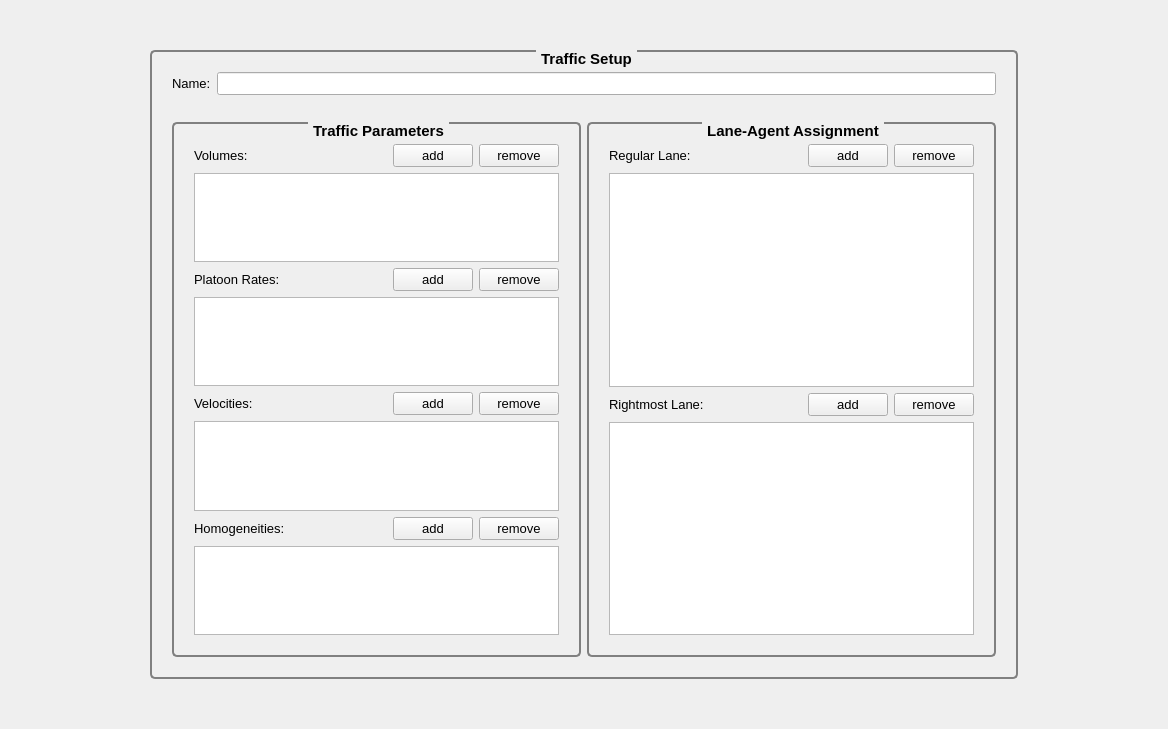
<?xml version="1.0" encoding="UTF-8"?>
<ui version="4.0">
 <class>TrafficView</class>
 <widget class="QWidget" name="TrafficView">
  <property name="geometry">
   <rect>
    <x>0</x>
    <y>0</y>
    <width>1168</width>
    <height>729</height>
   </rect>
  </property>
  <property name="windowTitle">
   <string>Form</string>
  </property>
  <property name="styleSheet">
   <string notr="true">QGroupBox{border:2px solid gray;border-radius:5px;margin-top: 4ex;} QGroupBox::title{subcontrol-origin: margin;subcontrol-position:top center;padding:0 3px;}</string>
  </property>
  <property name="locale">
   <locale language="C" country="AnyCountry"/>
  </property>
  <layout class="QVBoxLayout" name="verticalLayout" stretch="0">
   <property name="sizeConstraint">
    <enum>QLayout::SetDefaultConstraint</enum>
   </property>
   <property name="leftMargin">
    <number>150</number>
   </property>
   <property name="topMargin">
    <number>50</number>
   </property>
   <property name="rightMargin">
    <number>150</number>
   </property>
   <property name="bottomMargin">
    <number>50</number>
   </property>
   <item>
    <widget class="QGroupBox" name="groupBox">
     <property name="font">
      <font>
       <pointsize>11</pointsize>
       <weight>75</weight>
       <bold>true</bold>
      </font>
     </property>
     <property name="title">
      <string>Traffic Setup</string>
     </property>
     <property name="alignment">
      <set>Qt::AlignCenter</set>
     </property>
     <layout class="QGridLayout" name="gridLayout">
      <property name="leftMargin">
       <number>20</number>
      </property>
      <property name="topMargin">
       <number>20</number>
      </property>
      <property name="rightMargin">
       <number>20</number>
      </property>
      <property name="bottomMargin">
       <number>20</number>
      </property>
      <item row="2" column="0">
       <widget class="QGroupBox" name="ParameterBox">
        <property name="sizePolicy">
         <sizepolicy hsizetype="Preferred" vsizetype="Expanding">
          <horstretch>0</horstretch>
          <verstretch>0</verstretch>
         </sizepolicy>
        </property>
        <property name="font">
         <font>
          <pointsize>11</pointsize>
          <weight>75</weight>
          <bold>true</bold>
         </font>
        </property>
        <property name="title">
         <string>Traffic Parameters</string>
        </property>
        <property name="alignment">
         <set>Qt::AlignCenter</set>
        </property>
        <layout class="QFormLayout" name="formLayout_2">
         <property name="leftMargin">
          <number>20</number>
         </property>
         <property name="topMargin">
          <number>20</number>
         </property>
         <property name="rightMargin">
          <number>20</number>
         </property>
         <property name="bottomMargin">
          <number>20</number>
         </property>
         <item row="0" column="0">
          <widget class="QLabel" name="Volumes">
           <property name="font">
            <font>
             <pointsize>10</pointsize>
             <weight>50</weight>
             <bold>false</bold>
            </font>
           </property>
           <property name="text">
            <string>Volumes:</string>
           </property>
          </widget>
         </item>
         <item row="0" column="1">
          <layout class="QHBoxLayout" name="horizontalLayout">
           <item>
            <spacer name="horizontalSpacer">
             <property name="orientation">
              <enum>Qt::Horizontal</enum>
             </property>
             <property name="sizeHint" stdset="0">
              <size>
               <width>40</width>
               <height>20</height>
              </size>
             </property>
            </spacer>
           </item>
           <item>
            <widget class="QLabel" name="Volume_ProbabilityError">
             <property name="font">
              <font>
               <pointsize>10</pointsize>
               <weight>75</weight>
               <bold>true</bold>
              </font>
             </property>
             <property name="styleSheet">
              <string notr="true">QLabel { color: red; } </string>
             </property>
             <property name="text">
              <string/>
             </property>
            </widget>
           </item>
           <item>
            <widget class="QPushButton" name="addVolume">
             <property name="font">
              <font>
               <pointsize>10</pointsize>
               <weight>50</weight>
               <bold>false</bold>
              </font>
             </property>
             <property name="text">
              <string>add</string>
             </property>
            </widget>
           </item>
           <item>
            <widget class="QPushButton" name="removeVolume">
             <property name="font">
              <font>
               <pointsize>10</pointsize>
               <weight>50</weight>
               <bold>false</bold>
              </font>
             </property>
             <property name="text">
              <string>remove</string>
             </property>
            </widget>
           </item>
          </layout>
         </item>
         <item row="1" column="0" colspan="2">
          <widget class="QTableView" name="VolumesView">
           <attribute name="horizontalHeaderStretchLastSection">
            <bool>true</bool>
           </attribute>
          </widget>
         </item>
         <item row="2" column="0">
          <widget class="QLabel" name="PlatoonRates">
           <property name="font">
            <font>
             <pointsize>10</pointsize>
             <weight>50</weight>
             <bold>false</bold>
            </font>
           </property>
           <property name="text">
            <string>Platoon Rates:</string>
           </property>
          </widget>
         </item>
         <item row="2" column="1">
          <layout class="QHBoxLayout" name="horizontalLayout_2">
           <item>
            <spacer name="horizontalSpacer_2">
             <property name="orientation">
              <enum>Qt::Horizontal</enum>
             </property>
             <property name="sizeHint" stdset="0">
              <size>
               <width>40</width>
               <height>20</height>
              </size>
             </property>
            </spacer>
           </item>
           <item>
            <widget class="QLabel" name="PlatoonRate_ProbabilityError">
             <property name="font">
              <font>
               <pointsize>10</pointsize>
               <weight>75</weight>
               <bold>true</bold>
              </font>
             </property>
             <property name="styleSheet">
              <string notr="true">QLabel { color: red; } </string>
             </property>
             <property name="text">
              <string/>
             </property>
            </widget>
           </item>
           <item>
            <widget class="QPushButton" name="addPlatoonRate">
             <property name="font">
              <font>
               <pointsize>10</pointsize>
               <weight>50</weight>
               <bold>false</bold>
              </font>
             </property>
             <property name="text">
              <string>add</string>
             </property>
            </widget>
           </item>
           <item>
            <widget class="QPushButton" name="removePlatoonRate">
             <property name="font">
              <font>
               <pointsize>10</pointsize>
               <weight>50</weight>
               <bold>false</bold>
              </font>
             </property>
             <property name="text">
              <string>remove</string>
             </property>
            </widget>
           </item>
          </layout>
         </item>
         <item row="3" column="0" colspan="2">
          <widget class="QTableView" name="PlatoonRatesView">
           <attribute name="horizontalHeaderStretchLastSection">
            <bool>true</bool>
           </attribute>
          </widget>
         </item>
         <item row="4" column="0">
          <widget class="QLabel" name="Velocities">
           <property name="font">
            <font>
             <pointsize>10</pointsize>
             <weight>50</weight>
             <bold>false</bold>
            </font>
           </property>
           <property name="text">
            <string>Velocities:</string>
           </property>
          </widget>
         </item>
         <item row="4" column="1">
          <layout class="QHBoxLayout" name="horizontalLayout_3">
           <item>
            <spacer name="horizontalSpacer_3">
             <property name="orientation">
              <enum>Qt::Horizontal</enum>
             </property>
             <property name="sizeHint" stdset="0">
              <size>
               <width>40</width>
               <height>20</height>
              </size>
             </property>
            </spacer>
           </item>
           <item>
            <widget class="QLabel" name="Velocity_ProbabilityError">
             <property name="font">
              <font>
               <pointsize>10</pointsize>
               <weight>75</weight>
               <bold>true</bold>
              </font>
             </property>
             <property name="styleSheet">
              <string notr="true">QLabel { color: red; } </string>
             </property>
             <property name="text">
              <string/>
             </property>
            </widget>
           </item>
           <item>
            <widget class="QPushButton" name="addVelocity">
             <property name="font">
              <font>
               <pointsize>10</pointsize>
               <weight>50</weight>
               <bold>false</bold>
              </font>
             </property>
             <property name="text">
              <string>add</string>
             </property>
            </widget>
           </item>
           <item>
            <widget class="QPushButton" name="removeVelocity">
             <property name="font">
              <font>
               <pointsize>10</pointsize>
               <weight>50</weight>
               <bold>false</bold>
              </font>
             </property>
             <property name="text">
              <string>remove</string>
             </property>
            </widget>
           </item>
          </layout>
         </item>
         <item row="5" column="0" colspan="2">
          <widget class="QTableView" name="VelocitiesView">
           <attribute name="horizontalHeaderStretchLastSection">
            <bool>true</bool>
           </attribute>
          </widget>
         </item>
         <item row="6" column="0">
          <widget class="QLabel" name="Homogeneities">
           <property name="font">
            <font>
             <pointsize>10</pointsize>
             <weight>50</weight>
             <bold>false</bold>
            </font>
           </property>
           <property name="text">
            <string>Homogeneities:</string>
           </property>
          </widget>
         </item>
         <item row="6" column="1">
          <layout class="QHBoxLayout" name="horizontalLayout_5">
           <item>
            <spacer name="horizontalSpacer_4">
             <property name="orientation">
              <enum>Qt::Horizontal</enum>
             </property>
             <property name="sizeHint" stdset="0">
              <size>
               <width>40</width>
               <height>20</height>
              </size>
             </property>
            </spacer>
           </item>
           <item>
            <widget class="QLabel" name="Homogeneity_ProbabilityError">
             <property name="font">
              <font>
               <pointsize>10</pointsize>
               <weight>75</weight>
               <bold>true</bold>
              </font>
             </property>
             <property name="styleSheet">
              <string notr="true">QLabel { color: red; } </string>
             </property>
             <property name="text">
              <string/>
             </property>
            </widget>
           </item>
           <item>
            <widget class="QPushButton" name="addHomogeneity">
             <property name="font">
              <font>
               <pointsize>10</pointsize>
               <weight>50</weight>
               <bold>false</bold>
              </font>
             </property>
             <property name="text">
              <string>add</string>
             </property>
            </widget>
           </item>
           <item>
            <widget class="QPushButton" name="removeHomogeneity">
             <property name="font">
              <font>
               <pointsize>10</pointsize>
               <weight>50</weight>
               <bold>false</bold>
              </font>
             </property>
             <property name="text">
              <string>remove</string>
             </property>
            </widget>
           </item>
          </layout>
         </item>
         <item row="7" column="0" colspan="2">
          <widget class="QTableView" name="HomogeneitiesView">
           <attribute name="horizontalHeaderStretchLastSection">
            <bool>true</bool>
           </attribute>
          </widget>
         </item>
        </layout>
       </widget>
      </item>
      <item row="0" column="0" colspan="2">
       <layout class="QFormLayout" name="formLayout">
        <property name="fieldGrowthPolicy">
         <enum>QFormLayout::ExpandingFieldsGrow</enum>
        </property>
        <property name="rowWrapPolicy">
         <enum>QFormLayout::DontWrapRows</enum>
        </property>
        <property name="formAlignment">
         <set>Qt::AlignLeading|Qt::AlignLeft|Qt::AlignTop</set>
        </property>
        <property name="leftMargin">
         <number>0</number>
        </property>
        <property name="topMargin">
         <number>0</number>
        </property>
        <property name="rightMargin">
         <number>0</number>
        </property>
        <property name="bottomMargin">
         <number>0</number>
        </property>
        <item row="0" column="0">
         <widget class="QLabel" name="Name">
          <property name="font">
           <font>
            <pointsize>10</pointsize>
            <weight>50</weight>
            <bold>false</bold>
           </font>
          </property>
          <property name="text">
           <string>Name:</string>
          </property>
         </widget>
        </item>
        <item row="0" column="1">
         <widget class="QLineEdit" name="NameEdit">
          <property name="font">
           <font>
            <pointsize>10</pointsize>
            <weight>50</weight>
            <bold>false</bold>
           </font>
          </property>
         </widget>
        </item>
       </layout>
      </item>
      <item row="2" column="1">
       <widget class="QGroupBox" name="AgentBox">
        <property name="sizePolicy">
         <sizepolicy hsizetype="Preferred" vsizetype="Expanding">
          <horstretch>0</horstretch>
          <verstretch>0</verstretch>
         </sizepolicy>
        </property>
        <property name="font">
         <font>
          <pointsize>11</pointsize>
          <weight>75</weight>
          <bold>true</bold>
         </font>
        </property>
        <property name="title">
         <string>Lane-Agent Assignment</string>
        </property>
        <property name="alignment">
         <set>Qt::AlignCenter</set>
        </property>
        <layout class="QFormLayout" name="formLayout_3">
         <property name="leftMargin">
          <number>20</number>
         </property>
         <property name="topMargin">
          <number>20</number>
         </property>
         <property name="rightMargin">
          <number>20</number>
         </property>
         <property name="bottomMargin">
          <number>20</number>
         </property>
         <item row="0" column="0">
          <widget class="QLabel" name="RegularLaneAgents">
           <property name="font">
            <font>
             <pointsize>10</pointsize>
             <weight>50</weight>
             <bold>false</bold>
            </font>
           </property>
           <property name="text">
            <string>Regular Lane:</string>
           </property>
          </widget>
         </item>
         <item row="0" column="1">
          <layout class="QHBoxLayout" name="horizontalLayout_6">
           <item>
            <spacer name="horizontalSpacer_5">
             <property name="orientation">
              <enum>Qt::Horizontal</enum>
             </property>
             <property name="sizeHint" stdset="0">
              <size>
               <width>40</width>
               <height>20</height>
              </size>
             </property>
            </spacer>
           </item>
           <item>
            <widget class="QLabel" name="RegularLane_ProbabilityError">
             <property name="font">
              <font>
               <pointsize>10</pointsize>
               <weight>75</weight>
               <bold>true</bold>
              </font>
             </property>
             <property name="styleSheet">
              <string notr="true">QLabel { color: red; } </string>
             </property>
             <property name="text">
              <string/>
             </property>
            </widget>
           </item>
           <item>
            <widget class="QPushButton" name="addRegularLaneAgent">
             <property name="font">
              <font>
               <pointsize>10</pointsize>
               <weight>50</weight>
               <bold>false</bold>
              </font>
             </property>
             <property name="text">
              <string>add</string>
             </property>
            </widget>
           </item>
           <item>
            <widget class="QPushButton" name="removeRegularLaneAgent">
             <property name="font">
              <font>
               <pointsize>10</pointsize>
               <weight>50</weight>
               <bold>false</bold>
              </font>
             </property>
             <property name="text">
              <string>remove</string>
             </property>
            </widget>
           </item>
          </layout>
         </item>
         <item row="1" column="0" colspan="2">
          <widget class="QTableView" name="RegularLaneAgentsView">
           <attribute name="horizontalHeaderStretchLastSection">
            <bool>true</bool>
           </attribute>
          </widget>
         </item>
         <item row="2" column="0">
          <widget class="QLabel" name="RightmostLaneAgents">
           <property name="font">
            <font>
             <pointsize>10</pointsize>
             <weight>50</weight>
             <bold>false</bold>
            </font>
           </property>
           <property name="text">
            <string>Rightmost Lane:</string>
           </property>
          </widget>
         </item>
         <item row="2" column="1">
          <layout class="QHBoxLayout" name="horizontalLayout_7">
           <item>
            <spacer name="horizontalSpacer_6">
             <property name="orientation">
              <enum>Qt::Horizontal</enum>
             </property>
             <property name="sizeHint" stdset="0">
              <size>
               <width>40</width>
               <height>20</height>
              </size>
             </property>
            </spacer>
           </item>
           <item>
            <widget class="QLabel" name="RightmostLane_ProbabilityError">
             <property name="font">
              <font>
               <pointsize>10</pointsize>
               <weight>75</weight>
               <bold>true</bold>
              </font>
             </property>
             <property name="styleSheet">
              <string notr="true">QLabel { color: red; } </string>
             </property>
             <property name="text">
              <string/>
             </property>
            </widget>
           </item>
           <item>
            <widget class="QPushButton" name="addRightmostLaneAgent">
             <property name="font">
              <font>
               <pointsize>10</pointsize>
               <weight>50</weight>
               <bold>false</bold>
              </font>
             </property>
             <property name="text">
              <string>add</string>
             </property>
            </widget>
           </item>
           <item>
            <widget class="QPushButton" name="removeRightmostLaneAgent">
             <property name="font">
              <font>
               <pointsize>10</pointsize>
               <weight>50</weight>
               <bold>false</bold>
              </font>
             </property>
             <property name="text">
              <string>remove</string>
             </property>
            </widget>
           </item>
          </layout>
         </item>
         <item row="3" column="0" colspan="2">
          <widget class="QTableView" name="RightmostLaneAgentsView">
           <attribute name="horizontalHeaderStretchLastSection">
            <bool>true</bool>
           </attribute>
          </widget>
         </item>
        </layout>
       </widget>
      </item>
      <item row="1" column="1">
       <widget class="QLabel" name="agentProfilesError">
        <property name="font">
         <font>
          <pointsize>10</pointsize>
          <weight>75</weight>
          <bold>true</bold>
         </font>
        </property>
        <property name="styleSheet">
         <string notr="true">color:red</string>
        </property>
        <property name="text">
         <string/>
        </property>
       </widget>
      </item>
     </layout>
    </widget>
   </item>
  </layout>
 </widget>
 <resources/>
 <connections/>
</ui>
